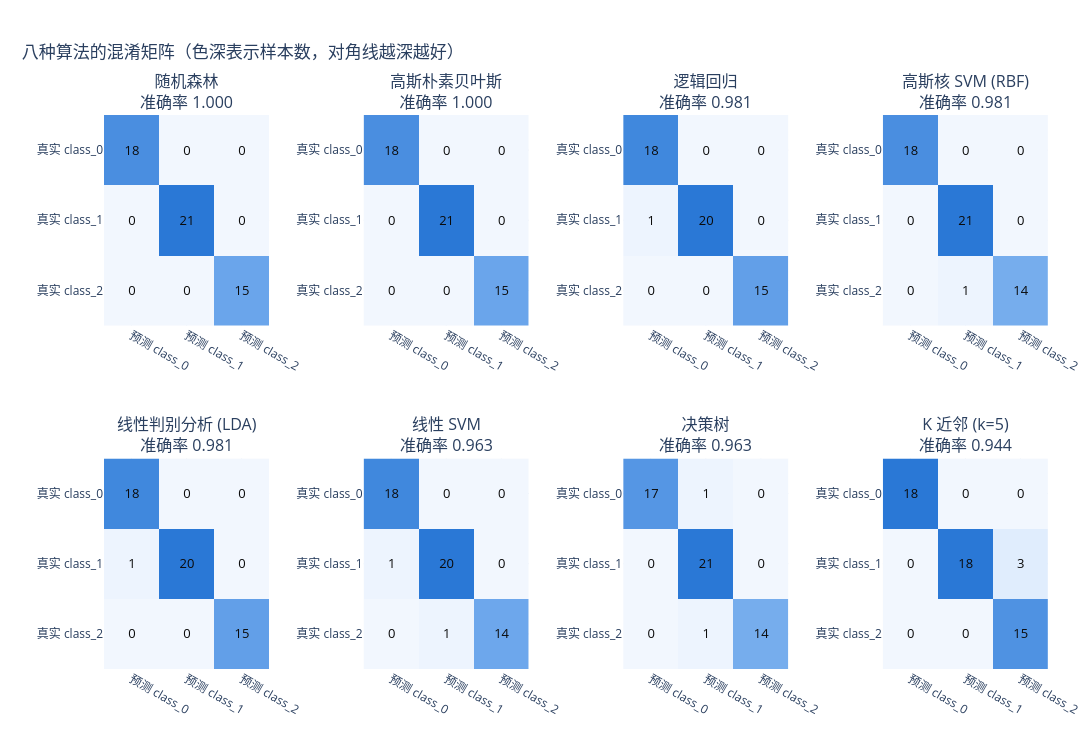

Source (notebook cell):
### Code cell
# 混淆矩阵：2 行 4 列，行 = 真实类别，列 = 预测类别
names = df_scores.index.tolist()
fig = make_subplots(rows=2, cols=4, horizontal_spacing=0.10, vertical_spacing=0.24,
                    subplot_titles=[f"{n}<br>准确率 {accuracy_score(y_test, predictions[n]):.3f}"
                                    for n in names])

labels = [str(c) for c in wine.target_names]
for k, name in enumerate(names):
    cm = confusion_matrix(y_test, predictions[name])
    fig.add_trace(go.Heatmap(
        # 反转 y 轴，让真实类别 class_0 显示在最上面，符合混淆矩阵的常规读法
        z=cm[::-1], x=[f"预测 {c}" for c in labels], y=[f"真实 {c}" for c in labels[::-1]],
        colorscale=BLUES, zmin=0, zmax=cm.max(), showscale=False,
        text=cm[::-1], texttemplate="%{text}", textfont=dict(size=13, color=C_INK),
        hovertemplate="%{y} → %{x}<br>%{z} 个<extra></extra>",
    ), row=k // 4 + 1, col=k % 4 + 1)

style(fig, "八种算法的混淆矩阵（色深表示样本数，对角线越深越好）", "", "",
      width=1180, height=730, legend_bottom=False)
fig.update_layout(margin=dict(l=70, r=30, t=115, b=60))
fig.show()

### Figure 1 — Plotly figure (JSON) as saved in the notebook; plotly's stock layout.template omitted (floating-point values rounded to 4 significant figures)
{"data": [{"colorscale": [[0, "#f2f7fe"], [0.35, "#cde2fb"], [0.7, "#6da7ec"], [1, "#2a78d6"]], "hovertemplate": "%{y} → %{x}<br>%{z} 个<extra></extra>", "showscale": false, "text": [[0, 0, 15], [0, 21, 0], [18, 0, 0]], "textfont": {"color": "#0b0b0b", "size": 13}, "texttemplate": "%{text}", "type": "heatmap", "x": ["预测 class_0", "预测 class_1", "预测 class_2"], "xaxis": "x", "y": ["真实 class_2", "真实 class_1", "真实 class_0"], "yaxis": "y", "z": [[0, 0, 15], [0, 21, 0], [18, 0, 0]], "zmax": 21, "zmin": 0}, {"colorscale": [[0, "#f2f7fe"], [0.35, "#cde2fb"], [0.7, "#6da7ec"], [1, "#2a78d6"]], "hovertemplate": "%{y} → %{x}<br>%{z} 个<extra></extra>", "showscale": false, "text": [[0, 0, 15], [0, 21, 0], [18, 0, 0]], "textfont": {"color": "#0b0b0b", "size": 13}, "texttemplate": "%{text}", "type": "heatmap", "x": ["预测 class_0", "预测 class_1", "预测 class_2"], "xaxis": "x2", "y": ["真实 class_2", "真实 class_1", "真实 class_0"], "yaxis": "y2", "z": [[0, 0, 15], [0, 21, 0], [18, 0, 0]], "zmax": 21, "zmin": 0}, {"colorscale": [[0, "#f2f7fe"], [0.35, "#cde2fb"], [0.7, "#6da7ec"], [1, "#2a78d6"]], "hovertemplate": "%{y} → %{x}<br>%{z} 个<extra></extra>", "showscale": false, "text": [[0, 0, 15], [1, 20, 0], [18, 0, 0]], "textfont": {"color": "#0b0b0b", "size": 13}, "texttemplate": "%{text}", "type": "heatmap", "x": ["预测 class_0", "预测 class_1", "预测 class_2"], "xaxis": "x3", "y": ["真实 class_2", "真实 class_1", "真实 class_0"], "yaxis": "y3", "z": [[0, 0, 15], [1, 20, 0], [18, 0, 0]], "zmax": 20, "zmin": 0}, {"colorscale": [[0, "#f2f7fe"], [0.35, "#cde2fb"], [0.7, "#6da7ec"], [1, "#2a78d6"]], "hovertemplate": "%{y} → %{x}<br>%{z} 个<extra></extra>", "showscale": false, "text": [[0, 1, 14], [0, 21, 0], [18, 0, 0]], "textfont": {"color": "#0b0b0b", "size": 13}, "texttemplate": "%{text}", "type": "heatmap", "x": ["预测 class_0", "预测 class_1", "预测 class_2"], "xaxis": "x4", "y": ["真实 class_2", "真实 class_1", "真实 class_0"], "yaxis": "y4", "z": [[0, 1, 14], [0, 21, 0], [18, 0, 0]], "zmax": 21, "zmin": 0}, {"colorscale": [[0, "#f2f7fe"], [0.35, "#cde2fb"], [0.7, "#6da7ec"], [1, "#2a78d6"]], "hovertemplate": "%{y} → %{x}<br>%{z} 个<extra></extra>", "showscale": false, "text": [[0, 0, 15], [1, 20, 0], [18, 0, 0]], "textfont": {"color": "#0b0b0b", "size": 13}, "texttemplate": "%{text}", "type": "heatmap", "x": ["预测 class_0", "预测 class_1", "预测 class_2"], "xaxis": "x5", "y": ["真实 class_2", "真实 class_1", "真实 class_0"], "yaxis": "y5", "z": [[0, 0, 15], [1, 20, 0], [18, 0, 0]], "zmax": 20, "zmin": 0}, {"colorscale": [[0, "#f2f7fe"], [0.35, "#cde2fb"], [0.7, "#6da7ec"], [1, "#2a78d6"]], "hovertemplate": "%{y} → %{x}<br>%{z} 个<extra></extra>", "showscale": false, "text": [[0, 1, 14], [1, 20, 0], [18, 0, 0]], "textfont": {"color": "#0b0b0b", "size": 13}, "texttemplate": "%{text}", "type": "heatmap", "x": ["预测 class_0", "预测 class_1", "预测 class_2"], "xaxis": "x6", "y": ["真实 class_2", "真实 class_1", "真实 class_0"], "yaxis": "y6", "z": [[0, 1, 14], [1, 20, 0], [18, 0, 0]], "zmax": 20, "zmin": 0}, {"colorscale": [[0, "#f2f7fe"], [0.35, "#cde2fb"], [0.7, "#6da7ec"], [1, "#2a78d6"]], "hovertemplate": "%{y} → %{x}<br>%{z} 个<extra></extra>", "showscale": false, "text": [[0, 1, 14], [0, 21, 0], [17, 1, 0]], "textfont": {"color": "#0b0b0b", "size": 13}, "texttemplate": "%{text}", "type": "heatmap", "x": ["预测 class_0", "预测 class_1", "预测 class_2"], "xaxis": "x7", "y": ["真实 class_2", "真实 class_1", "真实 class_0"], "yaxis": "y7", "z": [[0, 1, 14], [0, 21, 0], [17, 1, 0]], "zmax": 21, "zmin": 0}, {"colorscale": [[0, "#f2f7fe"], [0.35, "#cde2fb"], [0.7, "#6da7ec"], [1, "#2a78d6"]], "hovertemplate": "%{y} → %{x}<br>%{z} 个<extra></extra>", "showscale": false, "text": [[0, 0, 15], [0, 18, 3], [18, 0, 0]], "textfont": {"color": "#0b0b0b", "size": 13}, "texttemplate": "%{text}", "type": "heatmap", "x": ["预测 class_0", "预测 class_1", "预测 class_2"], "xaxis": "x8", "y": ["真实 class_2", "真实 class_1", "真实 class_0"], "yaxis": "y8", "z": [[0, 0, 15], [0, 18, 3], [18, 0, 0]], "zmax": 18, "zmin": 0}], "layout": {"annotations": [{"font": {"size": 16}, "showarrow": false, "text": "随机森林<br>准确率 1.000", "x": 0.0875, "xanchor": "center", "xref": "paper", "y": 1, "yanchor": "bottom", "yref": "paper"}, {"font": {"size": 16}, "showarrow": false, "text": "高斯朴素贝叶斯<br>准确率 1.000", "x": 0.3625, "xanchor": "center", "xref": "paper", "y": 1, "yanchor": "bottom", "yref": "paper"}, {"font": {"size": 16}, "showarrow": false, "text": "逻辑回归<br>准确率 0.981", "x": 0.6375, "xanchor": "center", "xref": "paper", "y": 1, "yanchor": "bottom", "yref": "paper"}, {"font": {"size": 16}, "showarrow": false, "text": "高斯核 SVM (RBF)<br>准确率 0.981", "x": 0.9125, "xanchor": "center", "xref": "paper", "y": 1, "yanchor": "bottom", "yref": "paper"}, {"font": {"size": 16}, "showarrow": false, "text": "线性判别分析 (LDA)<br>准确率 0.981", "x": 0.0875, "xanchor": "center", "xref": "paper", "y": 0.38, "yanchor": "bottom", "yref": "paper"}, {"font": {"size": 16}, "showarrow": false, "text": "线性 SVM<br>准确率 0.963", "x": 0.3625, "xanchor": "center", "xref": "paper", "y": 0.38, "yanchor": "bottom", "yref": "paper"}, {"font": {"size": 16}, "showarrow": false, "text": "决策树<br>准确率 0.963", "x": 0.6375, "xanchor": "center", "xref": "paper", "y": 0.38, "yanchor": "bottom", "yref": "paper"}, {"font": {"size": 16}, "showarrow": false, "text": "K 近邻 (k=5)<br>准确率 0.944", "x": 0.9125, "xanchor": "center", "xref": "paper", "y": 0.38, "yanchor": "bottom", "yref": "paper"}], "height": 730, "hovermode": "closest", "legend": {"orientation": "h", "title": {}, "x": 0, "y": -0.18, "yanchor": "top"}, "margin": {"b": 60, "l": 70, "r": 30, "t": 115}, "title": {"text": "八种算法的混淆矩阵（色深表示样本数，对角线越深越好）", "x": 0.02, "xanchor": "left"}, "width": 1180, "xaxis": {"anchor": "y", "domain": [0, 0.175], "title": {"text": ""}}, "xaxis2": {"anchor": "y2", "domain": [0.275, 0.45]}, "xaxis3": {"anchor": "y3", "domain": [0.55, 0.725]}, "xaxis4": {"anchor": "y4", "domain": [0.825, 1]}, "xaxis5": {"anchor": "y5", "domain": [0, 0.175]}, "xaxis6": {"anchor": "y6", "domain": [0.275, 0.45]}, "xaxis7": {"anchor": "y7", "domain": [0.55, 0.725]}, "xaxis8": {"anchor": "y8", "domain": [0.825, 1]}, "yaxis": {"anchor": "x", "domain": [0.62, 1], "title": {"text": ""}}, "yaxis2": {"anchor": "x2", "domain": [0.62, 1]}, "yaxis3": {"anchor": "x3", "domain": [0.62, 1]}, "yaxis4": {"anchor": "x4", "domain": [0.62, 1]}, "yaxis5": {"anchor": "x5", "domain": [0, 0.38]}, "yaxis6": {"anchor": "x6", "domain": [0, 0.38]}, "yaxis7": {"anchor": "x7", "domain": [0, 0.38]}, "yaxis8": {"anchor": "x8", "domain": [0, 0.38]}}}
